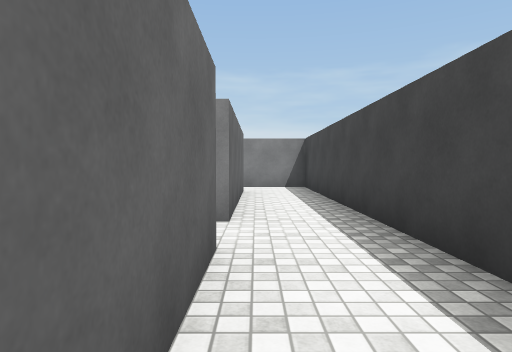
View 1 (above)

19 first-person views from a walk through a Unity game level. The camera is 1.2 m above the floor, tilts 2° down and sees 75° across. The floor is counted in squares, 2 m on a side. Each view is taken from the middle of a square. On the plan, view 1 faces up. The plan holds only what a view shows up to about 10 squares ahead; the rest is blank. The place goes on beyond the plan. The player character is not drawn. Surface patterns are stand-ins for the level's own textures.

View 2
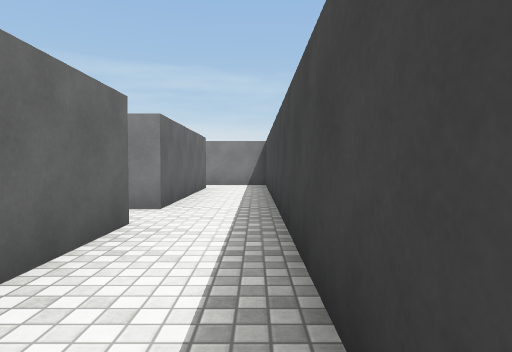

View 3
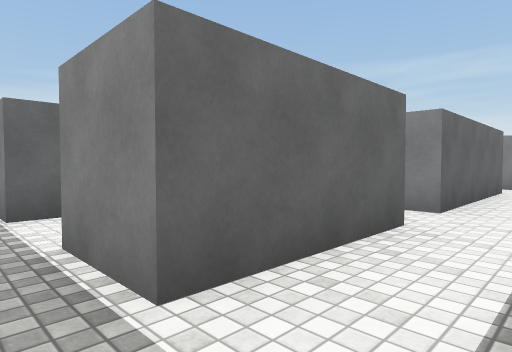

View 4
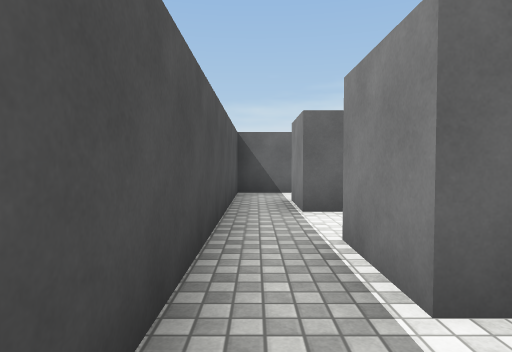

View 5
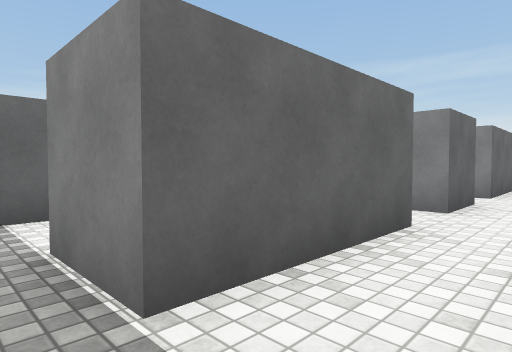

View 6
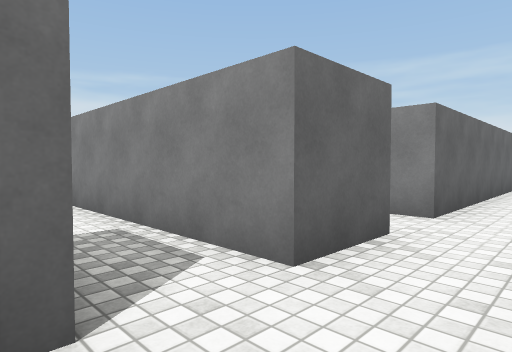

View 7
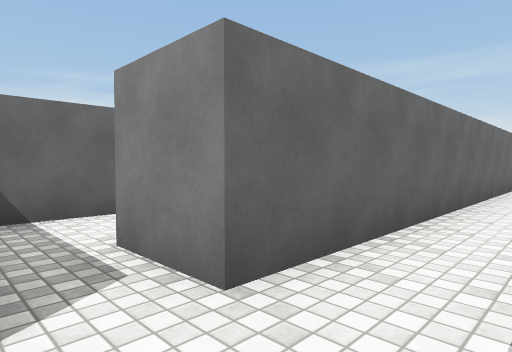

View 8
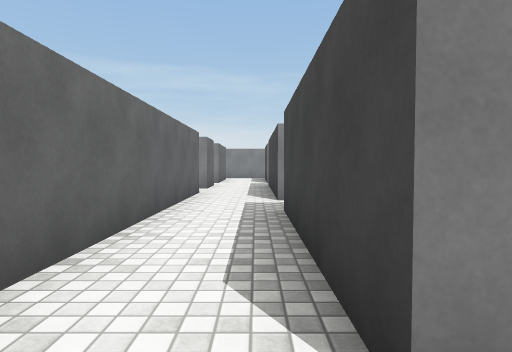

View 9
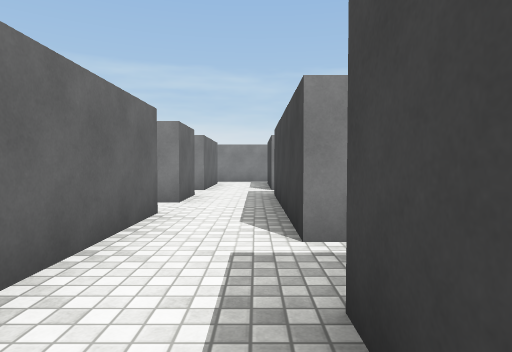

View 10
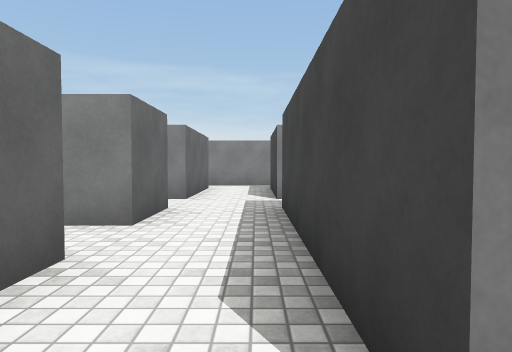

View 11
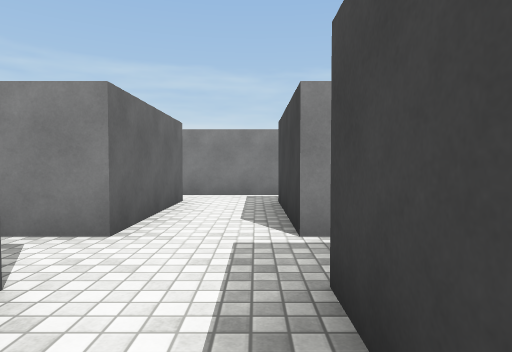

View 12
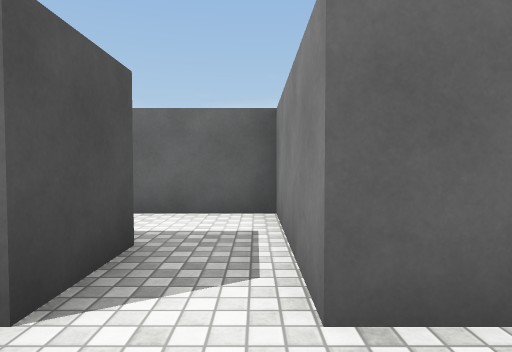

View 13
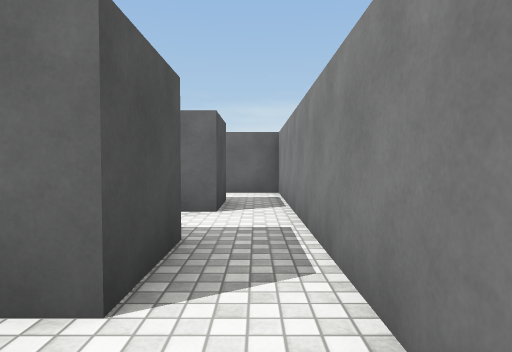

View 14
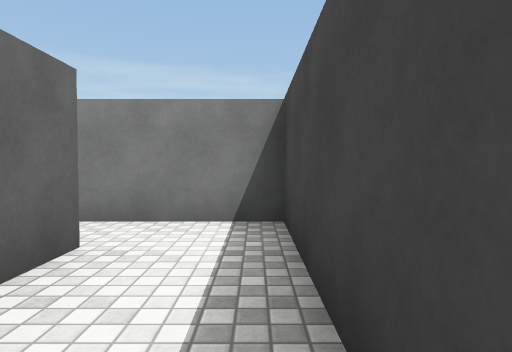

View 15
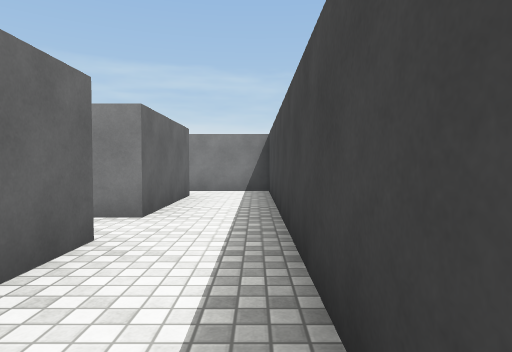

View 16
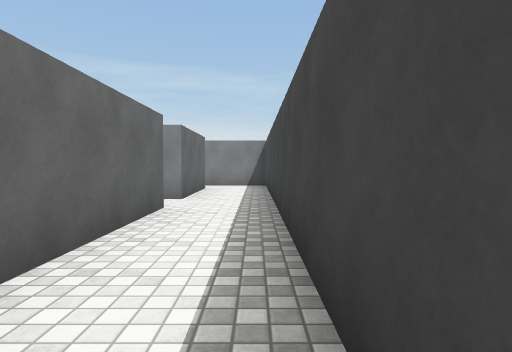

View 17
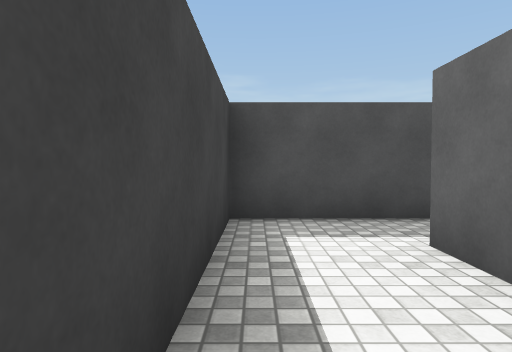

View 18
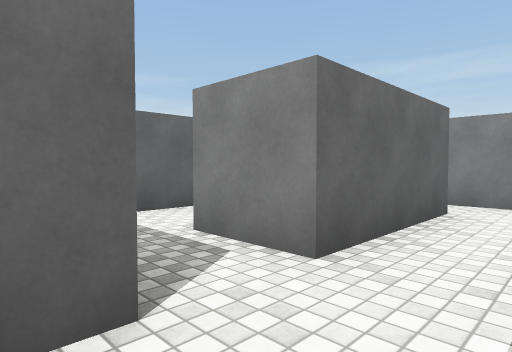

View 19
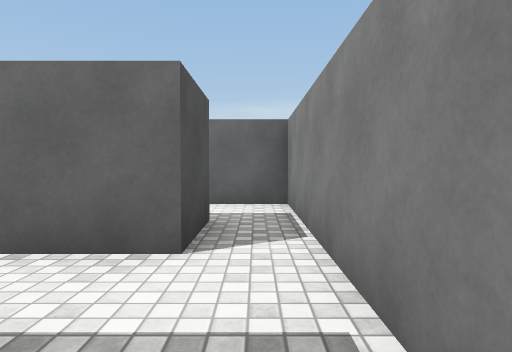

### Floor plan
Ten units are one square. View 1 is at (0, 0); x grows to the right and y downward. Boxes are objects, and circles mark ways between rooms. Rooms are numbered by the first view taken in them; rooms with no view inside come last. Other rooms are left out.
<svg viewBox="-65 -230 83 249">
<path fill="none" stroke="#000" d="M-3 -24 -3 3 -18 3M13 8 13 -88 -4 -88M-3 -76 -3 -35 -8 -35M-16 14 6 14M-32 -24 -32 3M-36 14 -16 14M-32 -49 -32 -35M-4 -88 -16 -88 -16 -124M-32 -134 -32 -60M-13 -136 -16 -136M-32 -151 -32 -134M-16 -136 -16 -164M-3 -176 -3 -135M-3 -214 -3 -187M-10 -123 13 -123 13 -225 -4 -225M-46 -214 -32 -214 -32 -187 -46 -187M-32 -176 -32 -163M-3 -187 -16 -187 -16 -214 -3 -214M-4 -225 -45 -225M-16 -164 -16 -176M-45 -225 -60 -225 -60 -189M-60 -67 -60 -55M-32 -60 -45 -60M-45 -151 -32 -151M-32 -163 -60 -163 -60 -145"/>
<circle cx="-10" cy="-30" r="3" fill="#2a7"/>
<circle cx="-10" cy="10" r="3" fill="#2a7"/>
<circle cx="-10" cy="-80" r="3" fill="#2a7"/>
<circle cx="-25" cy="-40" r="3" fill="#2a7"/>
<circle cx="-25" cy="-70" r="3" fill="#2a7"/>
<circle cx="-40" cy="-55" r="3" fill="#2a7"/>
<circle cx="-25" cy="-145" r="3" fill="#2a7"/>
<circle cx="-10" cy="-130" r="3" fill="#2a7"/>
<circle cx="-25" cy="-170" r="3" fill="#2a7"/>
<circle cx="-40" cy="-160" r="3" fill="#2a7"/>
<circle cx="-10" cy="-180" r="3" fill="#2a7"/>
<circle cx="-10" cy="-220" r="3" fill="#2a7"/>
<circle cx="-40" cy="-180" r="3" fill="#2a7"/>
<circle cx="-40" cy="-220" r="3" fill="#2a7"/>
<text x="0" y="-30">1</text>
<text x="-30" y="-10">2</text>
<text x="-30" y="-50">3</text>
<text x="-20" y="-100">4</text>
<text x="-30" y="-150">5</text>
<text x="0" y="-170">6</text>
<text x="-30" y="-200">7</text>
<text x="-50" y="-200">8</text>
<text x="-50" y="-60">9</text>
<text x="-50" y="-150">10</text>
</svg>
Room 1 opens to room 2. Room 1 opens to room 4. Room 2 opens to room 3. Room 3 opens to room 4. Room 3 opens to room 9. Room 4 opens to room 5. Room 4 opens to room 6. Room 5 opens to room 7. Room 5 opens to room 10. Room 6 opens to room 7. Room 7 opens to room 8.

Where each view was taken, in squares from view 1:
view 1: 0 up, 0 right, facing up
view 2: 1 down, 1 right, facing up
view 3: 1 down, 1 right, facing up-left
view 4: 1 down, 1 right, facing left
view 5: 1 down, 2 left, facing up-left
view 6: 2 up, 2 left, facing up-left
view 7: 5 up, 2 left, facing up-left
view 8: 8 up, 2 left, facing up
view 9: 11 up, 2 left, facing up
view 10: 13 up, 2 left, facing up
view 11: 16 up, 2 left, facing up
view 12: 16 up, 2 left, facing left
view 13: 22 up, 1 right, facing left
view 14: 19 up, 1 right, facing up
view 15: 15 up, 1 right, facing up
view 16: 13 up, 1 right, facing up
view 17: 16 up, 1 right, facing down
view 18: 17 up, 2 left, facing up-left
view 19: 22 up, 1 left, facing left
